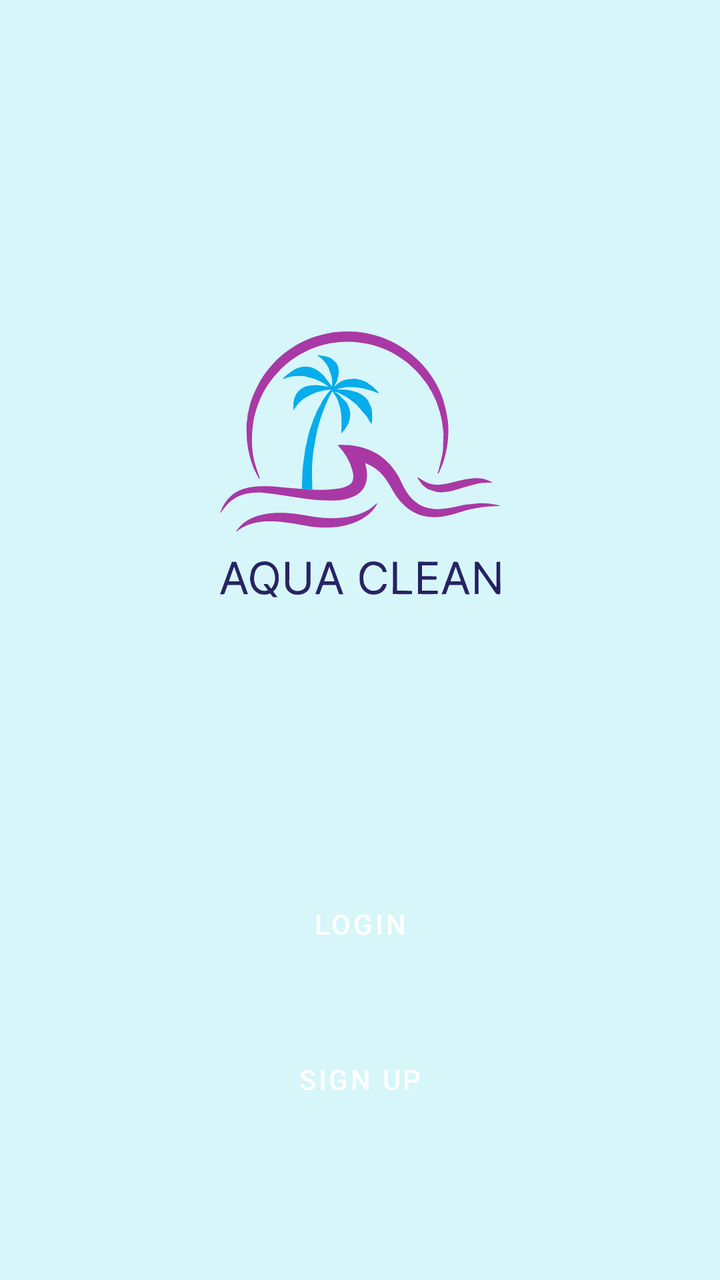
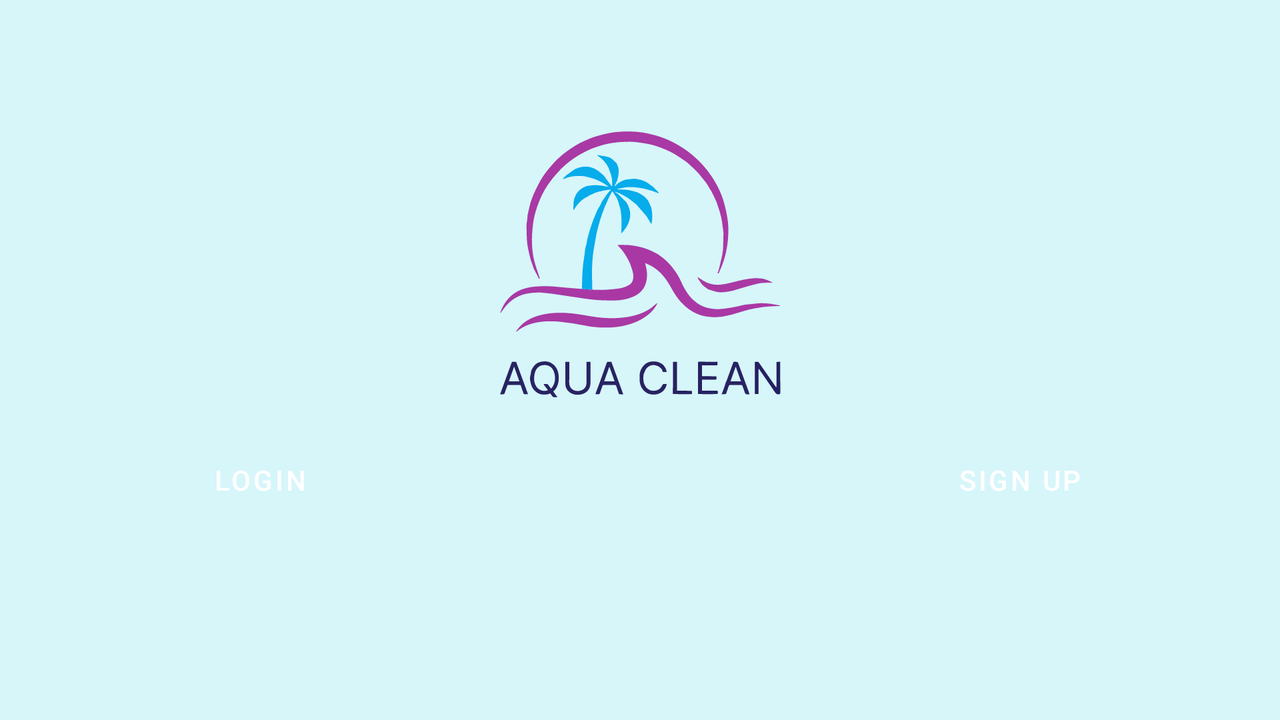

Compare how this app lays out the same screen by default and in its alternative resource folder. The renders come first, then the two layout files and the values they reference.
<!-- AndroidManifest.xml: application theme Theme.AquaClean -->
<!-- res/layout/pagina1.xml -->
<?xml version="1.0" encoding="utf-8"?>
<androidx.constraintlayout.widget.ConstraintLayout xmlns:android="http://schemas.android.com/apk/res/android"
    xmlns:app="http://schemas.android.com/apk/res-auto"
    xmlns:tools="http://schemas.android.com/tools"
    android:layout_width="match_parent"
    android:layout_height="match_parent"
    android:background="@color/corFundo">

    <Button
        android:id="@+id/login_inicial"
        android:layout_width="250dp"
        android:layout_height="60dp"
        android:layout_marginTop="100dp"
        android:text="Login"
        android:background="@drawable/botao_arrendodado"
        app:layout_constraintEnd_toEndOf="parent"
        app:layout_constraintHorizontal_bias="0.5"
        app:layout_constraintStart_toStartOf="parent"
        app:layout_constraintTop_toBottomOf="@+id/imageView" />

    <Button
        android:id="@+id/criar_conta"
        android:layout_width="250dp"
        android:layout_height="60dp"
        android:layout_marginTop="10dp"
        android:text="Sign Up"
        android:background="@drawable/botao_arrendodado"
        app:layout_constraintBottom_toBottomOf="parent"
        app:layout_constraintEnd_toEndOf="@+id/login_inicial"
        app:layout_constraintHorizontal_bias="0.0"
        app:layout_constraintStart_toStartOf="@+id/login_inicial"
        app:layout_constraintTop_toBottomOf="@+id/login_inicial"
        app:layout_constraintVertical_bias="0.1" />

    <ImageView
        android:id="@+id/imageView"
        android:layout_width="wrap_content"
        android:layout_height="wrap_content"
        app:layout_constraintBottom_toBottomOf="parent"
        app:layout_constraintEnd_toEndOf="parent"
        app:layout_constraintHorizontal_bias="0.5"
        app:layout_constraintStart_toStartOf="parent"
        app:layout_constraintTop_toTopOf="parent"
        app:layout_constraintVertical_bias="0.3"
        app:srcCompat="@drawable/aqua_clean" />

</androidx.constraintlayout.widget.ConstraintLayout>
<!-- resources referenced by this layout -->
<resources>
  <color name="corFundo">#D6F6FA</color>
  <!-- drawable aqua_clean: vector/xml drawable (drawable, 32664 chars, omitted) -->
  <style name="Theme.AquaClean" parent="Theme.MaterialComponents.DayNight.DarkActionBar">
          
          <item name="colorPrimary">@color/botao1</item>
          <item name="colorPrimaryVariant">@color/purple_700</item>
          <item name="colorOnPrimary">@color/white</item>
          
          <item name="colorSecondary">@color/teal_200</item>
          <item name="colorSecondaryVariant">@color/teal_700</item>
          <item name="colorOnSecondary">@color/black</item>
          
          <item name="android:statusBarColor">?attr/colorPrimaryVariant</item>
          
          <item name="android:textColorPrimary">@color/black</item>
          
      </style>
  <color name="botao1">#0027FF</color>
  <color name="purple_700">#FF3700B3</color>
  <color name="white">#FFFFFFFF</color>
  <color name="teal_200">#FF03DAC5</color>
  <color name="teal_700">#FF018786</color>
  <color name="black">#FF000000</color>
</resources>
<!-- res/layout-land/pagina1.xml (the repository's variant of the layout above) -->
<!-- drawn on the phone turned sideways -->
<?xml version="1.0" encoding="utf-8"?>
<androidx.constraintlayout.widget.ConstraintLayout xmlns:android="http://schemas.android.com/apk/res/android"
    xmlns:app="http://schemas.android.com/apk/res-auto"
    xmlns:tools="http://schemas.android.com/tools"
    android:layout_width="match_parent"
    android:layout_height="match_parent"
    android:background="@color/corFundo">

    <Button
        android:id="@+id/button"
        android:layout_width="180dp"
        android:layout_height="60dp"
        android:onClick="alterarLayout1_2"
        android:text="Login"
        android:background="@drawable/botao_arrendodado"
        app:layout_constraintBottom_toBottomOf="parent"
        app:layout_constraintEnd_toStartOf="@+id/imageView"
        app:layout_constraintHorizontal_bias="1"
        app:layout_constraintStart_toStartOf="parent"
        app:layout_constraintTop_toTopOf="parent"
        app:layout_constraintVertical_bias="0.7" />

    <Button
        android:id="@+id/button2"
        android:layout_width="180dp"
        android:layout_height="60dp"
        android:text="Sign Up"
        android:background="@drawable/botao_arrendodado"
        app:layout_constraintBottom_toBottomOf="parent"
        app:layout_constraintEnd_toEndOf="parent"
        app:layout_constraintHorizontal_bias="0"
        app:layout_constraintStart_toEndOf="@+id/imageView"
        app:layout_constraintTop_toTopOf="parent"
        app:layout_constraintVertical_bias="0.7" />

    <ImageView
        android:id="@+id/imageView"
        android:layout_width="wrap_content"
        android:layout_height="wrap_content"
        app:layout_constraintBottom_toBottomOf="parent"
        app:layout_constraintEnd_toEndOf="parent"
        app:layout_constraintStart_toStartOf="parent"
        app:layout_constraintTop_toTopOf="parent"
        app:layout_constraintVertical_bias="0.2"
        app:srcCompat="@drawable/aqua_clean" />

</androidx.constraintlayout.widget.ConstraintLayout>
